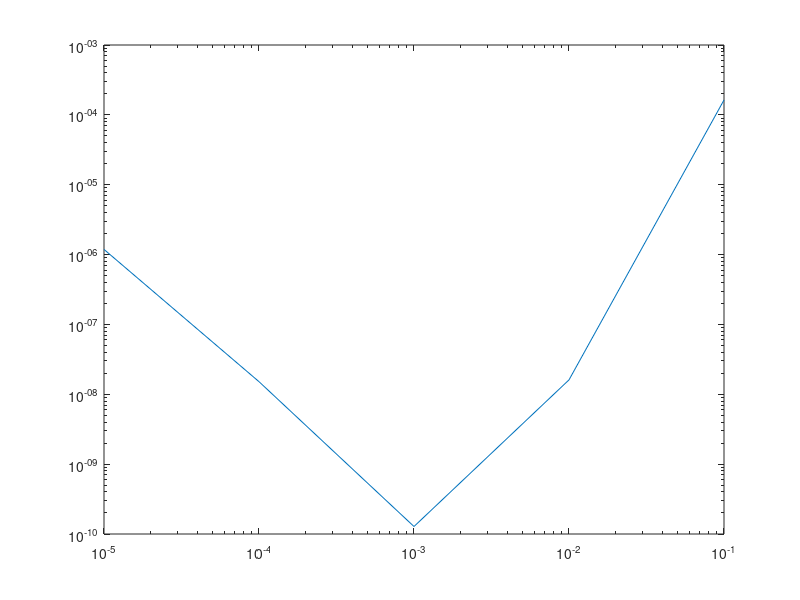

Source code (MATLAB):
function bssn
    % call the other function here
    % example:
    %[A,B] = compute_bssn(1, 2, 0.000001)
    % This will return a matrix A of time derivatives of state variables
    % and a matrix B of time derivatives of constraints
    %defining L(containing RMS of A_rr_t) and H(the values of h)
    L=zeros(1,10)
    H=zeros(1,10)
    for j=1:5
        h=0.1^j
        [A,B] = compute_bssn(1,2,h);
        Aj=A(:,7)
        L(1,j)=sqrt(mean((Aj).^2));
        H(1,j)=h
        
    end
    L
    H
    %plotting
    loglog(H,L)



end

 

% temporary name, could change it later 
function [A,B]=compute_bssn(r_min, r_max, h)
    % A is the (N,9) matrix with the time derivatives of state variables
    % B is the (N,3) matrix with the time derivatives of constraints
    
    % first initialize some parameters  
    %%%%%%%%%%%%%%%%%%%%%%%%%%%%%%%%%%
    N=ceil((r_max-r_min)/h);
    % time at which we want to end the simulation
    t_end=1;
    % number of timesteps to be taken
    dt=0.1;
    %n_it=t_end/dt;
    n_it=1;
    % number of variables to evolve
    n_variables=9;
    n_constraints=3;
    % Eulerian condition (v=0) or Lagrangian condition (v=1)
    v=0;
    % eta parameter in the Gamma-driver condition
    eta = 0.;
    
    % initialize some arrays
    %%%%%%%%%%%%%%%%%%%%%%%%%%%%%%%%%%%
    % radial grid
    r=(r_min+h/2:h:r_max-h/2); % might change this later
    % temporal grid
    t=(0:dt:n_it*dt);
    % arrays for the numerical approximations at times n and n+1
    v_new=zeros(N,n_variables);
    v_old=zeros(N,n_variables);
    v_oldold=zeros(N,n_variables);
    % constraint arrays
    c_new = zeros(N,n_constraints);
    c_old = zeros(N,n_constraints);
    
    A = zeros(N,n_variables);
    B = zeros(N,n_constraints);

    
    % the initial conditions
    %%%%%%%%%%%%%%%%%%%%%%%%%%%%%%%%%%%
    alpha = ones(N,1);
    beta_r = zeros(N,1);
    B = zeros(N,1);
    chi = ones(N,1);
    g_rr = ones(N,1); 
    g_thth = r.^2;
    A_rr = zeros(N,1);
    K = zeros(N,1);
    Gamma_r = -2./r;
    % initializing the initial state with ICs
    v_old(:,1) = alpha;
    v_old(:,2) = beta_r;
    v_old(:,3) = B;
    v_old(:,4) = chi;
    v_old(:,5) = g_rr;
    v_old(:,6) = g_thth;
    v_old(:,7) = A_rr;
    v_old(:,8) = K;
    v_old(:,9) = Gamma_r;
    
    % initial constraint values --- On-shell initial configurations (all constraints vanish at t=0)
    H = c_old(:,1);
    M_r = c_old(:,2);
    G = c_old(:,3);

    % the main iteration loop
    %%%%%%%%%%%%%%%%%%%%%%%%%%%%%%%%%%
    for iter = 1:n_it
        % unpacking our previous state
        alpha=v_old(:,1);
        beta_r=v_old(:,2);
        B = v_old(:,3);
        chi=v_old(:,4);
        g_rr=v_old(:,5);
        g_thth=v_old(:,6);
        A_rr=v_old(:,7);
        K=v_old(:,8);
        Gamma_r=v_old(:,9);
        
        % radial derivatives
        alpha_p = f_prime(alpha,h,1,1,1,1,N);
        alpha_pp = f_pprime(alpha,h,1,1,1,1,N);
        beta_r_p = f_prime(beta_r,h,0,0,0,0,N);
        beta_r_pp = f_pprime(beta_r,h,0,0,0,0,N);
        B_p= f_prime(B,h,0,0,0,0,N);
        chi_p = f_prime(chi,h,1,1,1,1,N);
        chi_pp = f_pprime(chi,h,1,1,1,1,N);
        g_rr_p = f_prime(g_rr,h,1,1,1,1,N);
        g_rr_pp = f_pprime(g_rr,h,1,1,1,1,N);
        g_thth_p = f_prime(g_thth,h,(r_min-3*h/2)^2,(r_min-h/2)^2,(r_max+h/2)^2,(r_max+3*h/2)^2,N);
        g_thth_pp = f_pprime(g_thth,h,(r_min-3*h/2)^2,(r_min-h/2)^2,(r_max+h/2)^2,(r_max+3*h/2)^2,N);
        A_rr_p =  f_prime(A_rr,h,0,0,0,0,N);
        K_p = f_prime(K,h,0,0,0,0,N);
        Gamma_r_p = f_prime(Gamma_r,h,-2/(r_min-3*h/2),-2/(r_min-h/2),-2/(r_max+h/2),-2/(r_max+3*h/2),N);
        H_p = f_prime(H,h,0,0,0,0,N);
        M_r_p = f_prime(M_r,h,0,0,0,0,N);
        M_r_pp = f_pprime(M_r,h,0,0,0,0,N);
        G_p = f_prime(G,h,0,0,0,0,N);
        G_pp = f_pprime(G,h,0,0,0,0,N);
        
        % Building constraints
        H = -3/2*A_rr.*A_rr./g_rr./g_rr + 2/3.*K.*K - 5/2.*chi_p.*chi_p./chi./g_rr...
                +2.*chi_pp./g_rr + 2.*chi./g_thth-2.*chi.*g_thth_pp./g_rr./g_thth...
                +2.*chi_p.*g_thth_p./g_rr./g_thth+chi.*g_rr_p.*g_thth_p./g_rr./g_rr./g_thth...
                -chi_p.*g_rr_p./g_rr./g_rr+chi.*g_thth_p.*g_thth_p./2./g_rr./g_thth./g_thth;
        M_r = A_rr_p./g_rr - 2/3.*K_p...
            - 3/2.*A_rr./g_rr.*(chi_p./chi - g_thth_p./g_thth+ g_rr_p./g_rr);
        G = -g_rr_p./2./g_rr./g_rr+Gamma_r+g_thth_p./g_thth./g_rr;
        
        
        % time derivatives for each state variable
        alpha_t = beta_r.*alpha_p-2*alpha.*K; % eqn 1
        beta_r_t = 3/4*B+beta_r.*beta_r_p; % note this is only 2a), what is B?
        chi_t = 2/3*K.*alpha.*chi - v.*beta_r.*g_rr_p.*chi./(3*g_rr)...
                -2*v.*beta_r.*g_thth_p.*chi./(3*g_thth)-2/3*v.*beta_r_p.*chi...
                +beta_r.*chi_p;
        g_rr_t = -2*A_rr.*alpha-v.*beta_r.*g_rr_p./3+beta_r.*g_rr_p...
                 -2*g_rr.*v.*beta_r.*g_thth_p./(3*g_thth)+2*g_rr.*beta_r_p...
                 -2/3*g_rr.*v.*beta_r_p;
        g_thth_t = A_rr.*g_thth.*alpha./g_rr-g_thth.*v.*beta_r.*g_rr_p./(3*g_rr)...
                   -2/3*v.*beta_r.*g_thth_p+beta_r.*g_thth_p...
                   -2/3*g_thth.*v.*beta_r_p;
        A_rr_t = -2*alpha.*A_rr.^2./g_rr+K.*alpha.*A_rr-v.*beta_r.*g_rr_p.*A_rr./(3*g_rr)...
                 -2*v.*beta_r.*g_thth_p.*A_rr./(3*g_thth)-2/3*v.*beta_r_p.*A_rr...
                 +2*beta_r_p.*A_rr+2*alpha.*chi.*g_rr_p.^2./(3*g_rr.^2)... % end of first line
                 -alpha.*chi.*g_thth_p.^2./(3*g_thth.^2)-alpha.*chi_p.^2./(6*chi)...
                 -2*g_rr.*alpha.*chi./(3*g_thth)+beta_r.*A_rr_p+2/3*g_rr.*alpha.*chi.*Gamma_r_p...
                 -alpha.*chi.*g_rr_p.*g_thth_p./(2*g_rr.*g_thth)+chi.*g_rr_p.*alpha_p./(3*g_rr)... % end of second line
                 +chi.*g_thth_p.*alpha_p./(3*g_thth)-alpha.*g_rr_p.*chi_p./(6*g_rr)...
                 -alpha.*g_thth_p.*chi_p./(6*g_thth)-2/3*alpha_p.*chi_p...
                 -alpha.*chi.*g_rr_pp./(3*g_rr)+alpha.*chi.*g_thth_pp./(3*g_thth)...
                 -2/3*chi.*alpha_pp+alpha.*chi_pp/3;
        K_t = 3*alpha.*A_rr.^2./(2*g_rr.^2)+K.^2.*alpha./3+beta_r.*K_p...
              +chi.*g_rr_p.*alpha_p./(2*g_rr.^2)-chi.*g_thth_p.*alpha_p./g_rr./g_thth...
              +alpha_p.*chi_p./(2*g_rr)-chi.*alpha_pp./g_rr;
        Gamma_r_t = -v.*beta_r.*g_thth_p.^2./(g_rr.*g_thth.^2)...
                    +A_rr.*alpha.*g_thth_p./(g_rr.^2.*g_thth)...
                   -v.*beta_r_p.*g_thth_p./(3*g_rr.*g_thth)+beta_r_p.*g_thth_p./(g_rr.*g_thth)...
                   +beta_r.*Gamma_r_p+A_rr.*alpha.*g_rr_p./(g_rr.^3)...
                   -4/3*alpha.*K_p./g_rr-2*A_rr.*alpha_p./g_rr.^2.... % end of first line
                   +v.*g_rr_p.*beta_r_p./(2*g_rr.^2)-g_rr_p.*beta_r_p./(2*g_rr.^2)...
                   -3*A_rr.*alpha.*chi_p./(g_rr.^2.*chi)+v.*beta_r.*g_rr_pp./(6*g_rr.^2)...
                   +v.*beta_r.*g_thth_pp./(3*g_rr.*g_thth)+v.*beta_r_pp./(3*g_rr)...
                   +beta_r_pp./g_rr;
        % This has to be here since it uses Gamma_r_t
        B_t = Gamma_r_t+beta_r.*(B_p - Gamma_r_p) - eta.*B;
        % This is from 2b). Not sure what the parameter \eta should be but I've set it to 0 for now above.
             
        % Constraint evolution system
        H_t = beta_r.*H + 2/3.*alpha.*K.*H-2.*alpha.*A_rr.*chi./g_rr.*G_p-2.*alpha./g_rr.*chi.*M_r_p...
               + (alpha.*chi_p./g_rr+alpha.*chi.*g_rr_p./g_rr./g_rr-4.*alpha_p.*chi./g_rr...
                    -2.*alpha.*chi.*g_thth_p./g_thth).*M_r;
        M_t = beta_r.*M_r_p + beta_r_p.*M_r - alpha.*K.*M_r - alpha_p./3.*H + alpha./3.*H_p + 2/3.*alpha.*chi.*G_pp...
                +(2/3.*alpha_p.*chi - alpha.*chi_p./3 + alpha.*chi.*g_thth_p./g_thth).*G_p;
        G_t = beta_r.*G_p+ 2.*alpha./g_rr.*M_r;
        
        % this part is for time evolution, not implemented yet
        v_old=v_new;
        c_old=c_new;
    end
    % function outputs, A(N,9) is the time derivatives
    % B(N,3) are the constraint time derivatives
    A(:,1) = alpha_t;
    A(:,2) = beta_r_t;
    A(:,3) = B_t;
    A(:,4) = chi_t;
    A(:,5) = g_rr_t;
    A(:,6) = g_thth_t;
    A(:,7) = A_rr_t;
    A(:,8) = K_t;
    A(:,9) = Gamma_r_t;
    B(:,1) = H_t;
    B(:,2) = M_t;
    B(:,3) = G_t;
    
    
    
   
end

function y=time_derivative(v, h, N)
    % TODO: move time derivatives here
end

% Do we need both fprime and fpprime? Couldn't we compute f'' by putting f' into f_prime?

% This function returns f'(x) where f is one of the state variables
function y=f_prime(f,h,a,b,c,d,N)
    y=zeros(N,1);
    % These are for the two-level boundary conditions at each end
    y(1) = (-f(3) + 8*f(2) - 8*b + a)./(12*h);
    y(2) = (-f(4) + 8*f(3) - 8*f(1) + b)./(12*h);
    y(N-1) = (-c + 8*f(N) - 8*f(N-2) + f(N-3))./(12*h);
    y(N) = (-d + 8*c - 8*f(N-1) + f(N-2))./(12*h);
    % Computing the middle parts
    y(3:N-2) = (-f(5:N) + 8*f(4:N-1) - 8*f(2:N-3) + f(1:N-4))./(12*h);
end

% This function returns f''(x) where f is one of the state variables
function y=f_pprime(f,h,a,b,c,d,N)
    y=zeros(N,1);
    % These are for the two-level boundary conditions at each end
    y(1) = (-f(3) + 16*f(2) - 30*f(1) + 16*b - a)./(12*h^2);
    y(2) = (-f(4) + 16*f(3) - 30*f(2) + 16*f(1) - b)./(12*h^2);
    y(N-1) = (-c + 16*f(N) - 30*f(N-1) + 16*f(N-2) - f(N-3))./(12*h^2);
    y(N) = (-d + 16*c - 30*f(N) + 16*f(N-1) - f(N-2))./(12*h^2);
    % Computing the middle parts
    y(3:N-2) = (-f(5:N) + 16*f(4:N-1) - 30*f(3:N-2) + 16*f(2:N-3) - f(1:N-4))./(12*h^2);
end
